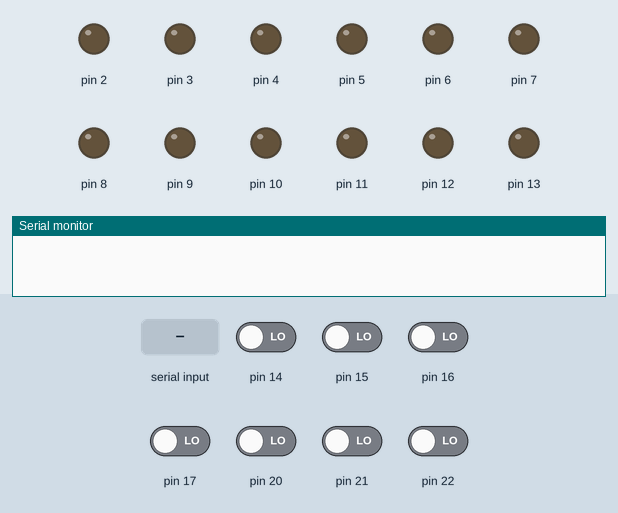
A sketch run on a simulated Arduino Mega 2560, built with avr-gcc and run on an emulated ATmega2560. On the bench: output pins drawn as LEDs (lit = HIGH), the last lines printed to the serial monitor. The test bench sets the inputs (shaded band); at power-on: pin 14–17, pin 20–22 LOW.

Above: at 1.2 s.
1.3 s: "90,45\n" received over Serial
At 5.7 s:
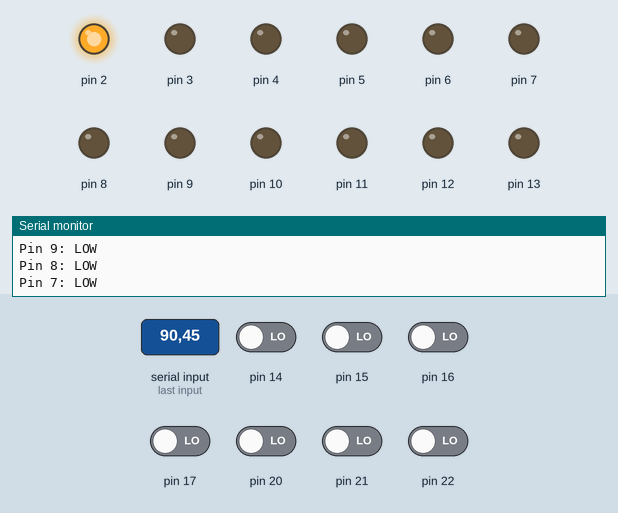
5.8 s: "R90\n" received over Serial
At 8.8 s:
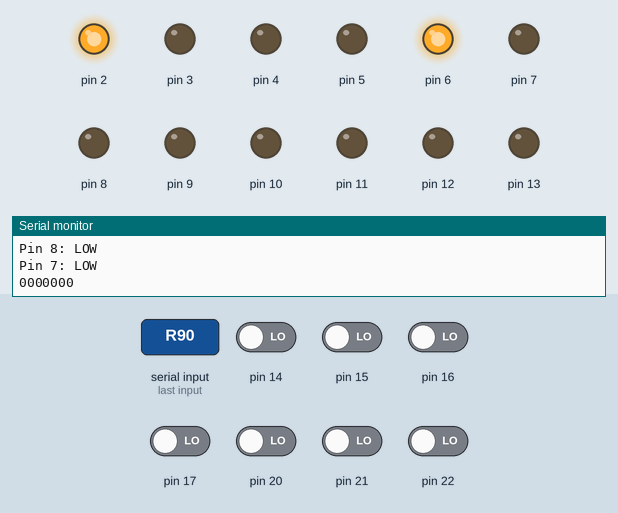
11.8 s: "30,150\n" received over Serial
At 13.7 s:
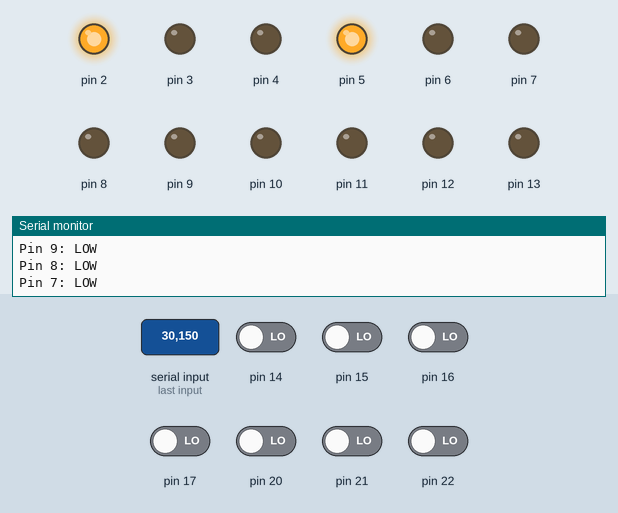
17.8 s: "5\n" received over Serial
At 19.9 s:
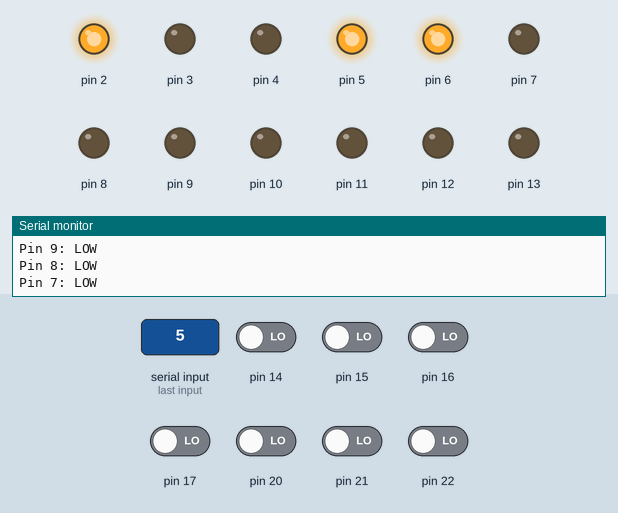
Timing chart, 0 to 23.9 s (numbered marks = the images above; inputs shaded):
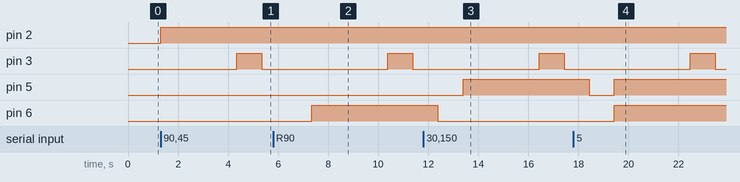

The sketch:

A.ino
```cpp
int contador = 0;

void setup() {
  Serial.begin(9600);
  // Configuración de los pines de salida
  for (int pin = 7; pin <= 13; pin++) {
    pinMode(pin, OUTPUT);
  }
  for (int pin = 4; pin <= 6; pin++) {
    pinMode(pin, OUTPUT);
  }
  pinMode(3, OUTPUT);
  pinMode(2, OUTPUT);

  // Configuración de los pines de entrada
  pinMode(14, INPUT);
  pinMode(15, INPUT);
  pinMode(16, INPUT);
  pinMode(17, INPUT);
  pinMode(20, INPUT);
  pinMode(21, INPUT);
  pinMode(22, INPUT);
}

void loop() {
  if (Serial.available() > 0) {
    char command = Serial.read();
    if (command == 'R') {
      // Leer los pines 14, 15, 16, 17, 20, 21, 22 y enviar los datos binarios
      String data = "";
      data += digitalRead(14);
      data += digitalRead(15);
      data += digitalRead(16);
      data += digitalRead(17);
      data += digitalRead(20);
      data += digitalRead(21);
      data += digitalRead(22);
      Serial.println(data);
    } else {
      digitalWrite(2, HIGH);
      setMemoryPosition(contador);
      contador = (contador + 1) % 8;
      delay(1000);

      String numero = Serial.readStringUntil('\n');
      int valor = numero.toInt();
      delay(1000);

      Serial.print("Valor recibido: ");
      Serial.println(valor);

      setBinaryOutput(valor);
      delay(1000);

      writePulse();
      delay(1000);

      resetPins();
      delay(1000);

      digitalWrite(2, LOW);
    }
  }
}

void setMemoryPosition(int pos) {
  for (int i = 0; i < 3; i++) {
    int pin = 6 - i;
    digitalWrite(pin, (pos & (1 << i)) ? HIGH : LOW);
  }
}

void setBinaryOutput(int valor) {
  for (int i = 0; i < 7; i++) {
    int pin = 13 - i;
    int bitValue = (valor & (1 << i)) ? HIGH : LOW;
    digitalWrite(pin, bitValue);

    // Debug: imprimir el estado de cada pin
    Serial.print("Pin ");
    Serial.print(pin);
    Serial.print(": ");
    Serial.println(bitValue == HIGH ? "HIGH" : "LOW");
  }
}

void writePulse() {
  digitalWrite(3, HIGH);
  delay(1000);
  digitalWrite(3, LOW);
}

void resetPins() {
  for (int pin = 7; pin <= 13; pin++) {
    digitalWrite(pin, LOW);
  }
  for (int pin = 4; pin <= 6; pin++) {
    digitalWrite(pin, LOW);
  }
}
```

Measured:
- after the input at 1.3 s, pin 2: LOW → HIGH at once; pin 3: LOW → HIGH after 3.0 s, → LOW 1.0 s later
- after the input at 5.8 s, pin 2: stays HIGH (without the input it goes to LOW after 1.5 s); pin 3: LOW → HIGH after 4.6 s, → LOW 1.0 s later; pin 6: LOW → HIGH after 1.5 s
- after the input at 11.8 s, pin 2: stays HIGH (without the input it goes to LOW after 1.6 s); pin 3: LOW → HIGH after 4.6 s, → LOW 1.0 s later; pin 5: LOW → HIGH after 1.6 s
- after the input at 17.8 s, pin 2: stays HIGH (without the input it goes to LOW after 1.6 s); pin 3: LOW → HIGH after 4.7 s, → LOW 1.0 s later; pin 6: LOW → HIGH after 1.6 s
